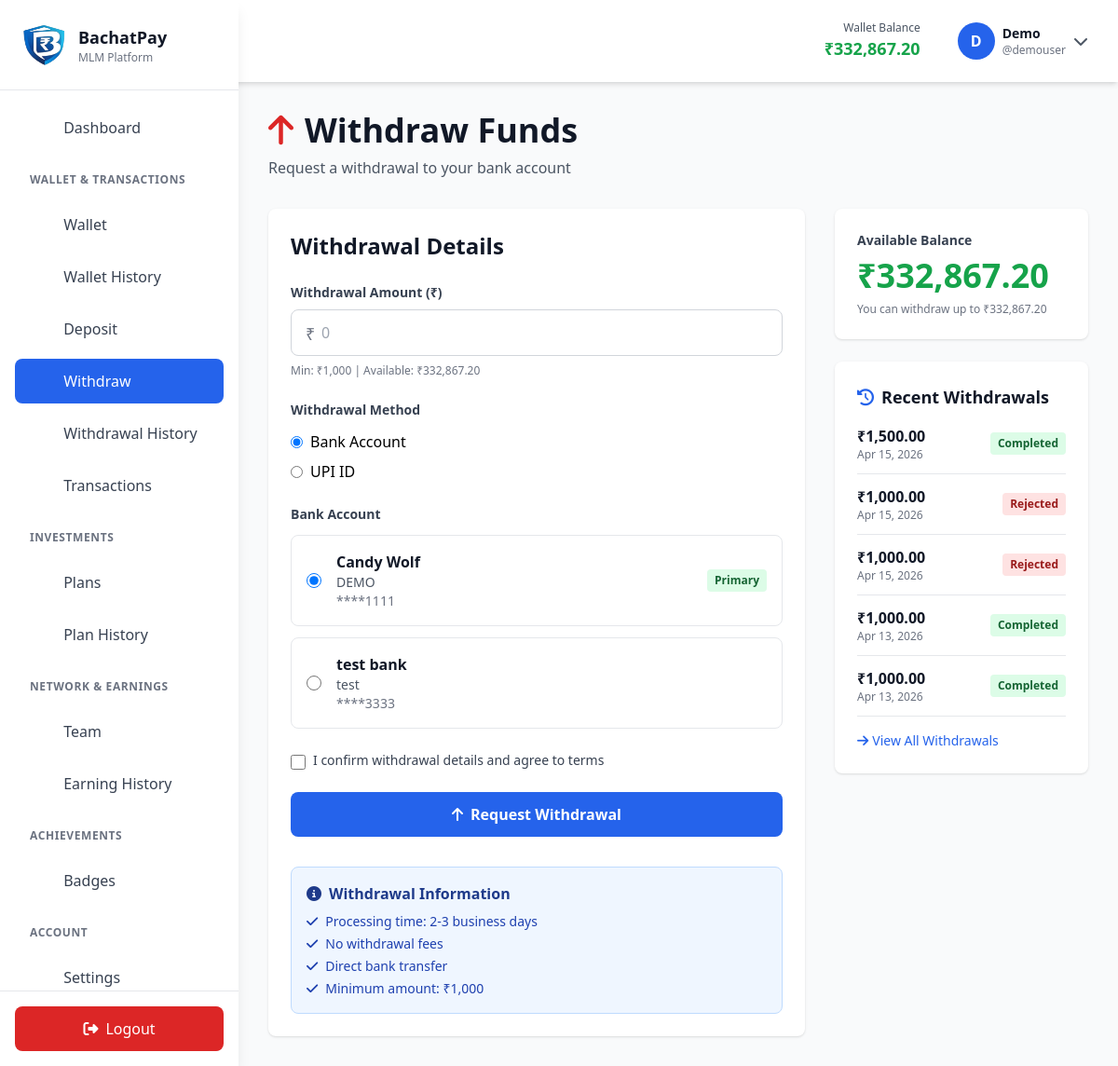
Screenshot of /payout.php (signed in) with the database file from the repository.
### tables this page shows
CREATE TABLE `users` (
  `user_id` int(11) NOT NULL,
  `username` varchar(50) NOT NULL,
  `email` varchar(100) NOT NULL,
  `password` varchar(255) NOT NULL,
  `sponsor_id` int(11) DEFAULT NULL,
  `first_name` varchar(50) DEFAULT NULL,
  `last_name` varchar(50) DEFAULT NULL,
  `phone` varchar(15) DEFAULT NULL,
  `city` varchar(50) DEFAULT NULL,
  `state` varchar(50) DEFAULT NULL,
  `bank_account` varchar(20) DEFAULT NULL,
  `bank_name` varchar(100) DEFAULT NULL,
  `ifsc_code` varchar(20) DEFAULT NULL,
  `wallet_balance` decimal(15,2) DEFAULT 0.00,
  `total_cashback_earned` decimal(15,2) DEFAULT 0.00,
  `total_commission_earned` decimal(15,2) DEFAULT 0.00,
  `total_downline_business` decimal(15,2) DEFAULT 0.00,
  `active_investment` decimal(15,2) DEFAULT 0.00,
  `registration_date` timestamp NOT NULL DEFAULT current_timestamp(),
  `last_login` datetime DEFAULT NULL,
  `status` enum('active','inactive','suspended') DEFAULT 'active',
  `role` enum('user','admin') DEFAULT 'user',
  `reset_token` varchar(255) DEFAULT NULL,
  `reset_expires` datetime DEFAULT NULL
);

CREATE TABLE `user_bank_accounts` (
  `bank_account_id` int(11) NOT NULL,
  `user_id` int(11) NOT NULL,
  `account_holder_name` varchar(100) DEFAULT NULL,
  `bank_name` varchar(100) DEFAULT NULL,
  `account_number` varchar(20) DEFAULT NULL,
  `ifsc_code` varchar(20) DEFAULT NULL,
  `upi_id` varchar(100) DEFAULT NULL,
  `is_primary` tinyint(1) DEFAULT 0,
  `created_at` timestamp NOT NULL DEFAULT current_timestamp(),
  `updated_at` datetime DEFAULT NULL ON UPDATE current_timestamp()
);

CREATE TABLE `withdrawal_requests` (
  `withdrawal_id` int(11) NOT NULL,
  `user_id` int(11) NOT NULL,
  `amount` decimal(15,2) NOT NULL,
  `bank_account_id` int(11) DEFAULT NULL,
  `upi_id` varchar(100) DEFAULT NULL,
  `status` enum('pending','completed','rejected') DEFAULT 'pending',
  `requested_at` timestamp NOT NULL DEFAULT current_timestamp(),
  `completed_at` datetime DEFAULT NULL,
  `notes` text DEFAULT NULL,
  `method` enum('bank','upi') DEFAULT 'bank'
);

### payout.php (the view, shortened to what the rows shown need)
<?php
require_once __DIR__ . '/includes/config.php';
require_once __DIR__ . '/includes/db.php';
require_once __DIR__ . '/includes/functions.php';
$user = getCurrentUser();
$stmt = $pdo->prepare('SELECT * FROM user_bank_accounts WHERE user_id = ? AND is_primary = 1 LIMIT 1');
$stmt->execute([$user['user_id']]);
$stmt = $pdo->prepare('SELECT * FROM user_bank_accounts WHERE user_id = ? ORDER BY is_primary DESC');
$stmt->execute([$user['user_id']]);
$bank_accounts = $stmt->fetchAll();
$stmt = $pdo->prepare('SELECT * FROM withdrawal_requests WHERE user_id = ? ORDER BY requested_at DESC LIMIT 5');
$stmt->execute([$user['user_id']]);
$recent_payouts = $stmt->fetchAll();
?>
<!DOCTYPE html>
<html lang="en">
<head>
    <script src="https://cdn.tailwindcss.com"></script>
    <link rel="stylesheet" href="https://cdnjs.cloudflare.com/ajax/libs/font-awesome/6.4.0/css/all.min.css">
</head>
<body class="bg-gray-50">
    <?php $currentPage = 'payout'; require_once __DIR__ . '/includes/navbar.php'; ?>
    <div class="lg:ml-64 px-4 sm:px-6 lg:px-8 py-8">
        <div class="mb-8">
            <h1 class="text-4xl font-bold text-gray-900 mb-2">
                <i class="fas fa-arrow-up text-red-600 mr-3"></i>Withdraw Funds
            </h1>
        </div>
        <div class="grid grid-cols-1 lg:grid-cols-3 gap-8">
            <div class="lg:col-span-2">
                <div class="bg-white rounded-lg shadow p-6">
                    <h2 class="text-2xl font-bold text-gray-900 mb-6">Withdrawal Details</h2>
                    <form method="POST" action="">
                        <div class="mb-6">
                            <label class="block text-sm font-semibold text-gray-700 mb-2">Withdrawal Amount (₹)</label>
                            <div class="relative">
                                <span class="absolute left-4 top-3 text-gray-500 text-lg">₹</span>
                                <input type="number" name="amount" step="100" min="1000" max="<?php echo $user['wallet_balance']; ?>" required
                                    placeholder="0" class="w-full pl-8 pr-4 py-3 border border-gray-300 rounded-lg focus:ring-2 focus:ring-blue-500">
                            </div>
                            <p class="text-xs text-gray-500 mt-2">Min: ₹1,000 | Available: <?php echo formatCurrency($user['wallet_balance']); ?></p>
                        </div>
                        <div id="bankSection">
                            <div class="mb-6">
                                <?php if (empty($bank_accounts)): ?>
                                <div class="bg-yellow-50 border border-yellow-200 p-4 rounded-lg text-center">
                                    <p class="text-yellow-700 text-sm mb-3">No bank account added yet</p>
                                    <a href="settings.php?tab=bank-accounts" class="text-blue-600 hover:text-blue-800 font-semibold">
                                        <i class="fas fa-plus mr-1"></i>Add Bank Account
                                    </a>
                                </div>
                                <?php else: ?>
                                <div class="space-y-3">
                                    <?php foreach ($bank_accounts as $acc): ?>
                                    <label class="flex items-center p-4 border border-gray-200 rounded-lg cursor-pointer hover:bg-gray-50 transition">
                                        <input type="radio" name="bank_account_id" value="<?php echo $acc['bank_account_id']; ?>"
                                            <?php echo $acc['is_primary'] ? 'checked' : ''; ?> class="w-4 h-4 text-blue-600">
                                        <div class="ml-4 flex-1">
                                            <p class="font-semibold text-gray-900"><?php echo htmlspecialchars($acc['account_holder_name']); ?></p>
                                            <p class="text-sm text-gray-600"><?php echo htmlspecialchars($acc['bank_name']); ?></p>
                                            <p class="text-sm text-gray-500">****<?php echo substr($acc['account_number'], -4); ?></p>
                                        </div>
                                        <?php if ($acc['is_primary']): ?>
                                        <span class="bg-green-100 text-green-800 px-2 py-1 rounded text-xs font-semibold">Primary</span>
                                        <?php endif; ?>
                                    </label>
                                    <?php endforeach; ?>
                                </div>
                                <?php endif; ?>
                            </div>
                        </div>
                    </form>
                </div>
            </div>
            <div>
                <div class="bg-white rounded-lg shadow p-6 mb-6">
                    <h3 class="text-sm font-semibold text-gray-700 mb-2">Available Balance</h3>
                    <p class="text-4xl font-bold text-green-600">
                        <?php echo formatCurrency($user['wallet_balance']); ?>
                    </p>
                    <p class="text-xs text-gray-500 mt-2">
                        You can withdraw up to <?php echo formatCurrency(min($user['wallet_balance'], 500000)); ?>
                    </p>
                </div>
                <div class="bg-white rounded-lg shadow p-6">
                    <?php if (empty($recent_payouts)): ?>
                    <p class="text-sm text-gray-500">No withdrawals yet</p>
                    <?php else: ?>
                    <div class="space-y-3">
                        <?php foreach ($recent_payouts as $payout):
                            $statusColor = match($payout['status']) {
                                'completed' => 'bg-green-100 text-green-800',
                                'pending' => 'bg-yellow-100 text-yellow-800',
                                'rejected' => 'bg-red-100 text-red-800',
                                default => 'bg-gray-100 text-gray-800'
                            };
                        ?>
                        <div class="flex justify-between items-center border-b pb-3">
                            <div>
                                <p class="font-semibold text-gray-900"><?php echo formatCurrency($payout['amount']); ?></p>
                                <p class="text-xs text-gray-500"><?php echo date('M d, Y', strtotime($payout['requested_at'])); ?></p>
                            </div>
                            <span class="px-2 py-1 rounded text-xs font-semibold <?php echo $statusColor; ?>">
                                <?php echo ucfirst($payout['status']); ?>
                            </span>
                        </div>
                        <?php endforeach; ?>
                    </div>
                    <?php endif; ?>
                </div>
            </div>
        </div>
    </div>
</body>
</html>

### includes/navbar.php (shortened to what the rows shown need)
<div id="sidebar" class="fixed left-0 top-0 h-screen w-64 bg-white shadow-lg z-50 transform -translate-x-full lg:translate-x-0 transition-transform duration-300">
    <div class="p-6 border-b">
        <div class="flex items-center space-x-3">
            <div>
                <h1 class="text-lg font-bold text-gray-900">BachatPay</h1>
            </div>
        </div>
    </div>
</div>
<nav class="bg-white shadow-md sticky top-0 z-30">
    <div class="p-4 flex justify-between items-center">
        <div class="flex items-center space-x-4">
            <div class="hidden sm:block">
                <h2 class="text-sm font-bold text-gray-900">Dashboard</h2>
            </div>
        </div>
        <div class="flex items-center space-x-6">
            <div class="hidden md:block text-right">
                <p class="text-xs text-gray-600">Wallet Balance</p>
                <p class="text-lg font-bold text-green-600"><?php echo formatCurrency($user['wallet_balance'] ?? 0); ?></p>
            </div>
            <div class="relative group">
                <button class="flex items-center space-x-2 px-4 py-2 rounded-lg hover:bg-gray-100 transition">
                    <div class="w-10 h-10 bg-blue-600 text-white rounded-full flex items-center justify-center font-bold">
                        <?php echo strtoupper(substr($user['username'] ?? 'U', 0, 1)); ?>
                    </div>
                    <div class="hidden sm:block text-left">
                        <p class="text-sm font-bold text-gray-900"><?php echo htmlspecialchars($user['first_name'] ?? $user['username'] ?? 'User'); ?></p>
                        <p class="text-xs text-gray-500">@<?php echo htmlspecialchars($user['username'] ?? 'user'); ?></p>
                    </div>
                    <i class="fas fa-chevron-down text-gray-600"></i>
                </button>
            </div>
        </div>
    </div>
</nav>

### rows the page displays
users: wallet_balance "₹332,867.20", username "D", first_name "Demo", username "demouser"
user_bank_accounts: is_primary "☑ Candy Wolf DEMO ****1111 Pr", account_holder_name "Candy Wolf", bank_name "DEMO", account_number "1111", shows "Primary"
user_bank_accounts: is_primary "☐ test bank test ****3333", account_holder_name "test bank", bank_name "test", account_number "3333"
withdrawal_requests: amount "₹1,500.00", requested_at "Apr 15, 2026", status "Completed"
withdrawal_requests: amount "₹1,000.00", requested_at "Apr 15, 2026", status "Rejected"
withdrawal_requests: amount "₹1,000.00", requested_at "Apr 15, 2026", status "Rejected"
withdrawal_requests: amount "₹1,000.00", requested_at "Apr 13, 2026", status "Completed"
withdrawal_requests: amount "₹1,000.00", requested_at "Apr 13, 2026", status "Completed"

### other values shown
$item['label'] "Dashboard"
$group['label'] "WALLET & TRANSACTIONS"
$item['label'] "Wallet"
$item['label'] "Wallet History"
$item['label'] "Deposit"
$item['label'] "Withdraw"
$item['label'] "Withdrawal History"
$item['label'] "Transactions"
$group['label'] "INVESTMENTS"
$item['label'] "Plans"
$item['label'] "Plan History"
$group['label'] "NETWORK & EARNINGS"
$item['label'] "Team"
$item['label'] "Earning History"
$group['label'] "ACHIEVEMENTS"
